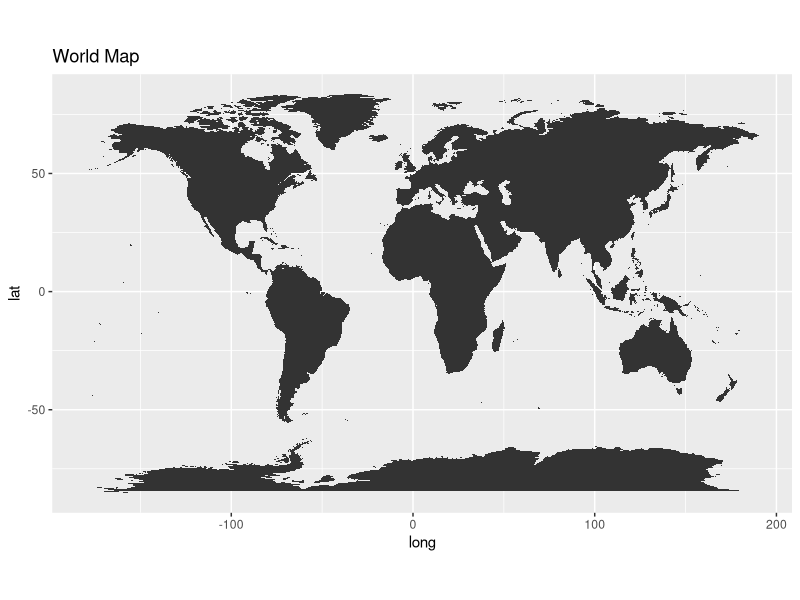

Write R code to recreate this figure. (Note: this script raises an error after producing the figure.)
# Install and load the necessary packages
if (!require(ggplot2)) {
  install.packages("ggplot2")
  library(ggplot2)
}

if (!require(maps)) {
  install.packages("maps")
  library(maps)
}
library(tidyverse)
# Get map data
world_map <- map_data("world")

# Plot the map
ggplot() +
  geom_polygon(data = world_map, aes(x=long, y = lat, group = group)) +
  coord_fixed(1.3) +
  labs(title = "World Map")

value <- world_map %>% 
  select(c("value", "long", "lat"))

# Plot the map with a different projection

# Plot the map with the heatmap
ggplot() +
  geom_polygon(data = world_map, aes(x=long, y = lat, group = group), fill = "lightgray") +
  geom_tile(data = value, aes(x = long, y = lat, fill = value)) +
  scale_fill_gradient(low = "blue", high = "red") +
  coord_quickmap() +
  labs(title = "Heatmap on World Map")
